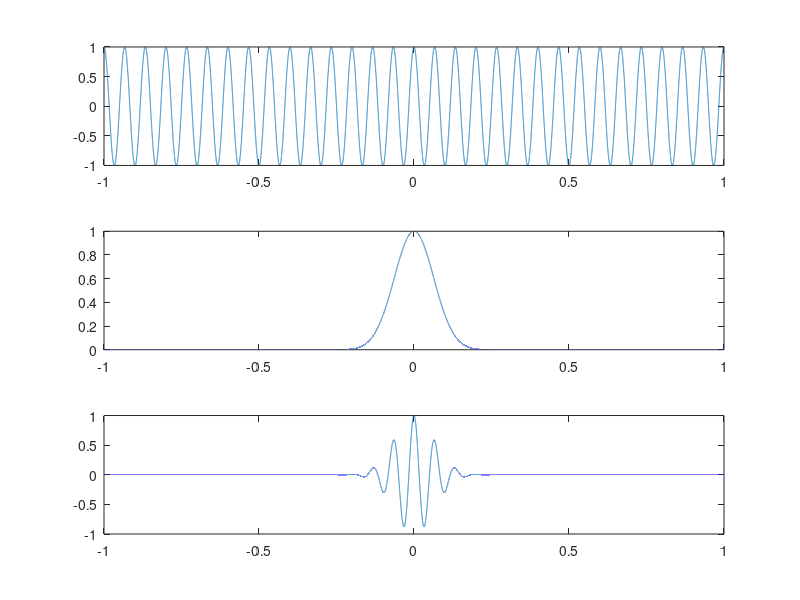

Write the MATLAB code that produced this figure.
% Real Wavelet convolution
% Michael Bellato 11/2/2016
%% Specify parameters
sr = 44100;                             % sampling rate
dt = 1/sr;                              % delta time
dur = 2;                                % duration
time = -dur/2:dt:(dur/2)-dt;            % time vector
freq = 15;                              % frequency of wave
amp = 1;                                % amplitude
wcy = 6;                                % wavelet cycles
%% Construct sine wave
sinewave = cos(time*2*pi*freq);         % sine wave of frequency "freq"
subplot(311)                            % specify subplot
plot(time,sinewave)                     % plot sinewave
hold on                                 % hold plot
%% Construct gaussian window
s = wcy/(2*pi*freq);% standard deviation of sine wave
gaussw = amp*exp(-(time).^2/(2*(s^2))); % compute gaussian window
subplot(312)                            % specify subplot
plot(time,gaussw)                       % plot gaussian window
%% Convolve sine wave with window to create Morelet Wavelet
mwlt = sinewave.*gaussw;                % multiply vectors
subplot(313)                            % specify subplot
plot(time,mwlt)                         % plot Morlet wavelet